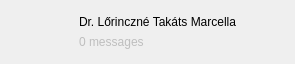
<?xml version="1.0" encoding="UTF-8"?>
<ui version="4.0">
 <class>ConversationListItem</class>
 <widget class="QWidget" name="ConversationListItem">
  <property name="geometry">
   <rect>
    <x>0</x>
    <y>0</y>
    <width>295</width>
    <height>64</height>
   </rect>
  </property>
  <property name="windowTitle">
   <string notr="true">Form</string>
  </property>
  <layout class="QHBoxLayout" name="horizontalLayout">
   <property name="leftMargin">
    <number>0</number>
   </property>
   <property name="topMargin">
    <number>0</number>
   </property>
   <property name="rightMargin">
    <number>0</number>
   </property>
   <property name="bottomMargin">
    <number>0</number>
   </property>
   <item>
    <widget class="QLabel" name="profilePictureLabel">
     <property name="sizePolicy">
      <sizepolicy hsizetype="Minimum" vsizetype="Minimum">
       <horstretch>0</horstretch>
       <verstretch>0</verstretch>
      </sizepolicy>
     </property>
     <property name="minimumSize">
      <size>
       <width>64</width>
       <height>64</height>
      </size>
     </property>
     <property name="maximumSize">
      <size>
       <width>64</width>
       <height>64</height>
      </size>
     </property>
     <property name="text">
      <string notr="true"/>
     </property>
     <property name="pixmap">
      <pixmap resource="../../resources.qrc">:/resources/images/default-avatar.jpg</pixmap>
     </property>
     <property name="scaledContents">
      <bool>true</bool>
     </property>
    </widget>
   </item>
   <item>
    <widget class="QWidget" name="widget" native="true">
     <property name="sizePolicy">
      <sizepolicy hsizetype="Expanding" vsizetype="Expanding">
       <horstretch>0</horstretch>
       <verstretch>0</verstretch>
      </sizepolicy>
     </property>
     <layout class="QVBoxLayout" name="verticalLayout">
      <property name="topMargin">
       <number>0</number>
      </property>
      <property name="bottomMargin">
       <number>0</number>
      </property>
      <item>
       <widget class="QLabel" name="userNameLabel">
        <property name="text">
         <string notr="true">Dr. Lőrinczné Takáts Marcella</string>
        </property>
        <property name="alignment">
         <set>Qt::AlignBottom|Qt::AlignLeading|Qt::AlignLeft</set>
        </property>
       </widget>
      </item>
      <item>
       <widget class="QLabel" name="lastMessageLabel">
        <property name="enabled">
         <bool>false</bool>
        </property>
        <property name="text">
         <string notr="true">0 messages</string>
        </property>
        <property name="alignment">
         <set>Qt::AlignLeading|Qt::AlignLeft|Qt::AlignTop</set>
        </property>
       </widget>
      </item>
     </layout>
    </widget>
   </item>
  </layout>
 </widget>
 <resources>
  <include location="../../resources.qrc"/>
 </resources>
 <connections/>
</ui>
